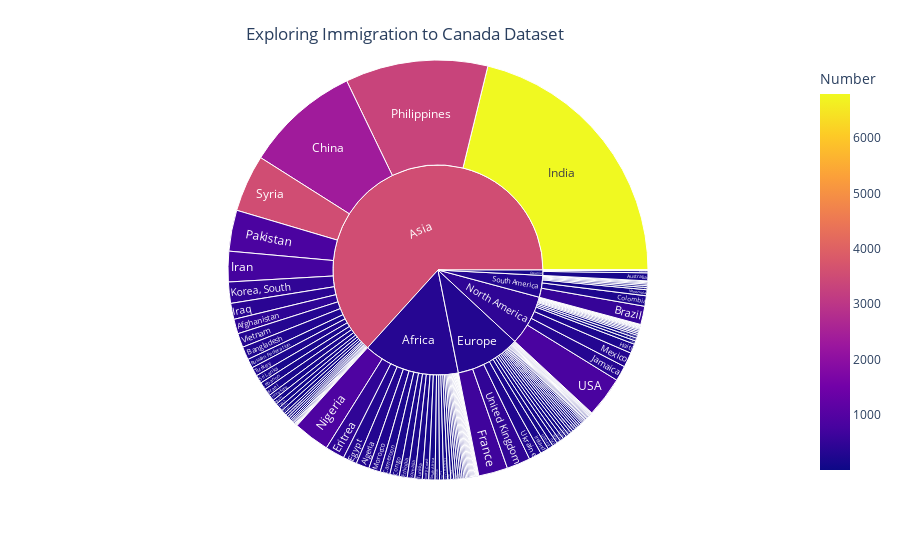

This figure's notebook cell:
### Code cell
d = df.query("Number > 0 ")
fig = px.sunburst(d, path=['Continent', 'Country'], values='Number',
                  color='Number')
fig.update_layout( 
    title={'text': "Exploring Immigration to Canada Dataset",
            'y':0.95, 'x':0.45,'xanchor': 'center','yanchor': 'top'} )


fig.show()
d.head(10)

### Figure 1 — Plotly figure (JSON) as saved in the notebook; plotly's stock layout.template omitted (floating-point values rounded to 4 significant figures; data arrays with more than 128 entries replaced by an {"elided": "..."} marker saying what was removed)
{"data": [{"branchvalues": "total", "customdata": {"elided": "180x1 float values"}, "domain": {"x": [0, 1], "y": [0, 1]}, "hovertemplate": "labels=%{label}<br>Number_sum=%{value}<br>parent=%{parent}<br>id=%{id}<br>Number=%{color}<extra></extra>", "ids": {"elided": "180 str values"}, "labels": {"elided": "180 str values"}, "marker": {"coloraxis": "coloraxis", "colors": {"elided": "180 float values"}}, "name": "", "parents": {"elided": "180 str values"}, "type": "sunburst", "values": {"elided": "180 int values"}}], "layout": {"coloraxis": {"colorbar": {"title": {"text": "Number"}}, "colorscale": [[0, "#0d0887"], [0.1111, "#46039f"], [0.2222, "#7201a8"], [0.3333, "#9c179e"], [0.4444, "#bd3786"], [0.5556, "#d8576b"], [0.6667, "#ed7953"], [0.7778, "#fb9f3a"], [0.8889, "#fdca26"], [1, "#f0f921"]]}, "legend": {"tracegroupgap": 0}, "margin": {"t": 60}, "title": {"text": "Exploring Immigration to Canada Dataset", "x": 0.45, "xanchor": "center", "y": 0.95, "yanchor": "top"}}}
